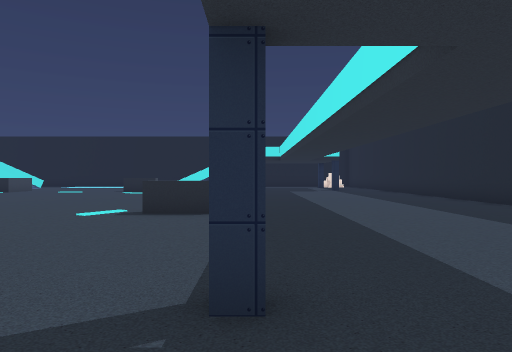
view 1 (above)

22 first-person views from a walk through a 3-D level made in the Godot game engine. The camera is 1.5 m above the floor, looks level and sees 70° across. The floor is counted in squares, 2 m on a side. Each view is taken from the middle of a square. On the plan, view 1 faces up. The plan holds only what a view shows up to about 11 squares ahead; the rest is blank. The place goes on beyond the plan. Some surface patterns are stand-ins.

view 2
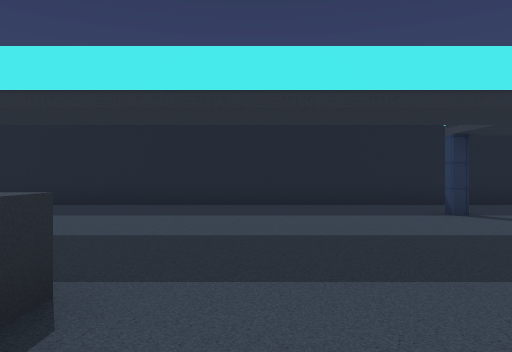

view 3
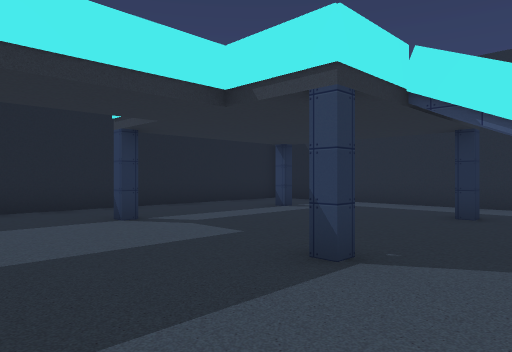

view 4
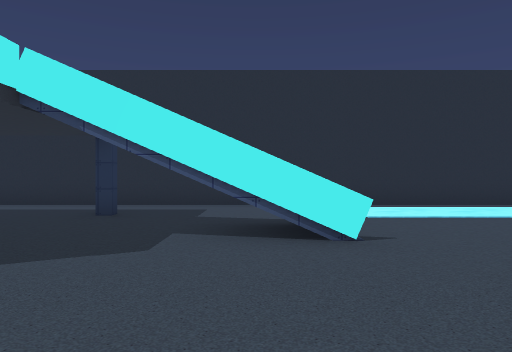

view 5
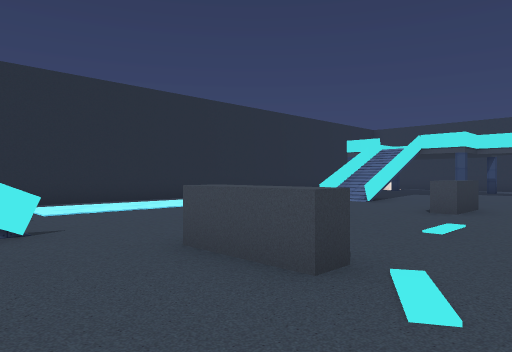

view 6
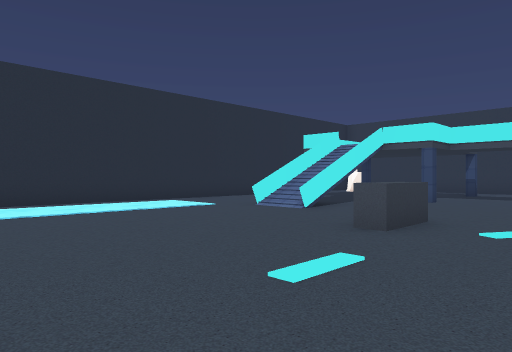

view 7
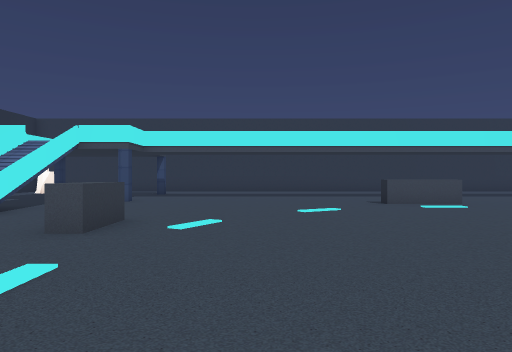

view 8
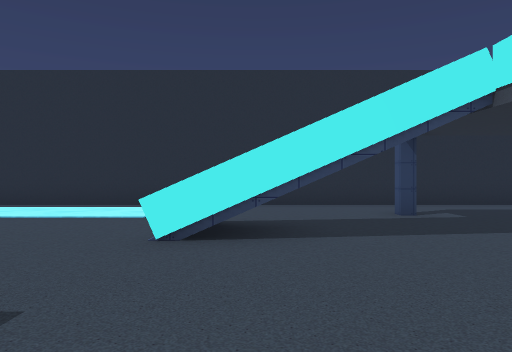

view 9
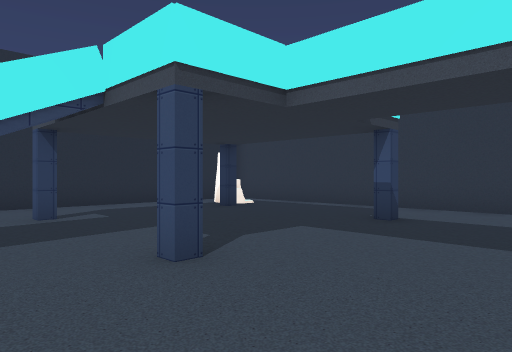

view 10
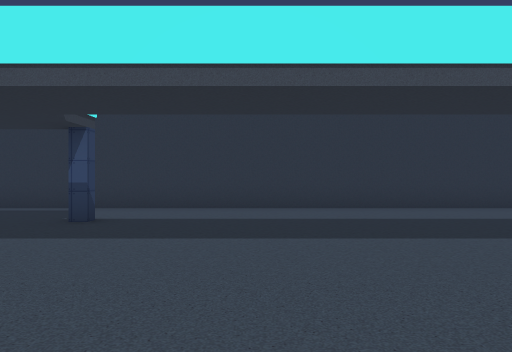

view 11
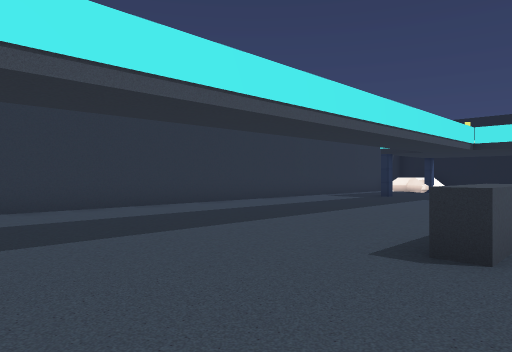

view 12
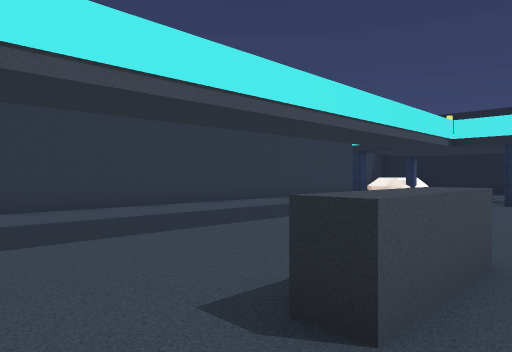

view 13
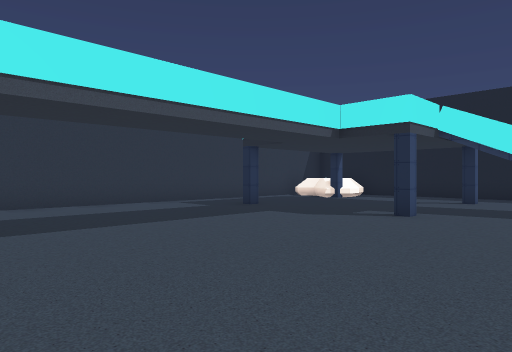

view 14
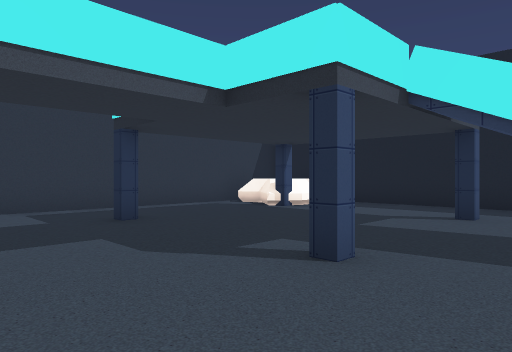

view 15
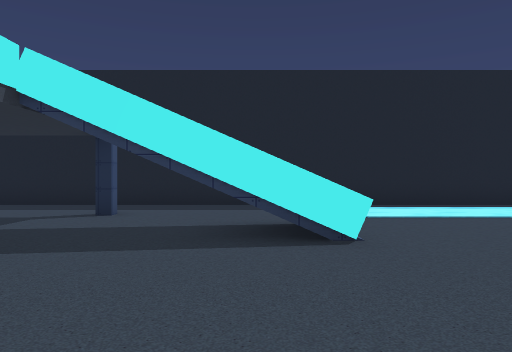

view 16
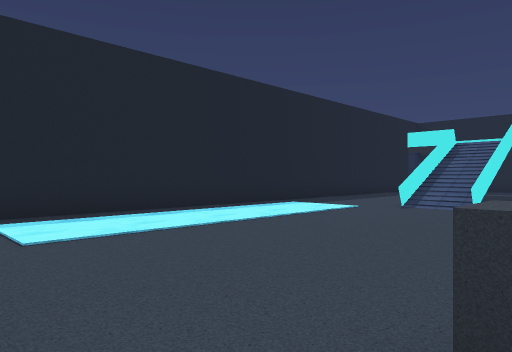

view 17
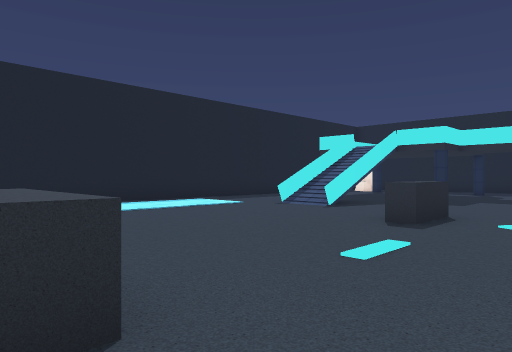

view 18
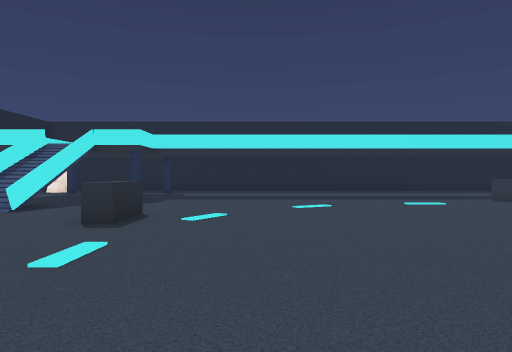

view 19
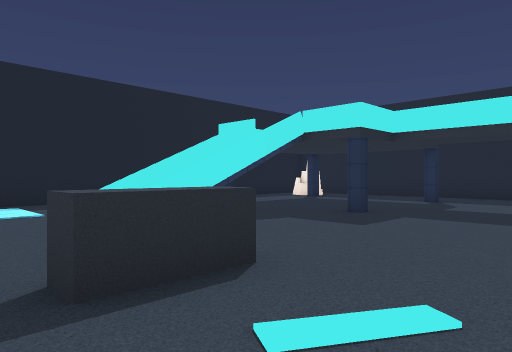

view 20
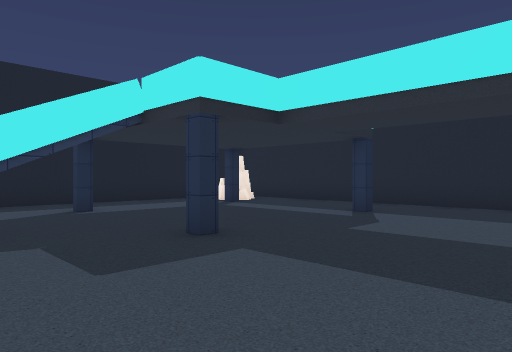

view 21
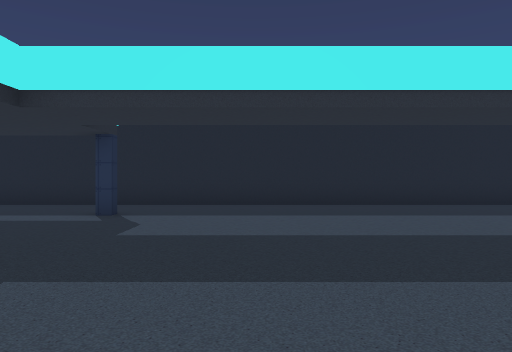

view 22
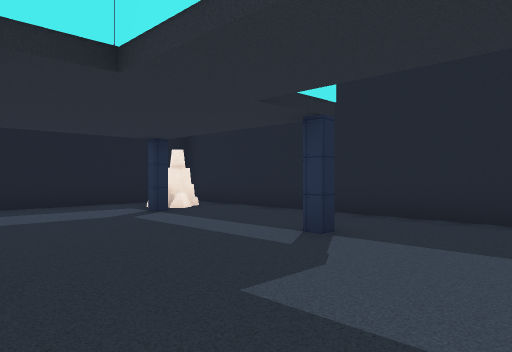

### Floor plan
Key: @ floor where view 1 was taken; # wall or solid block; . floor; / step, stairs or slope; = window, fence, low wall or low ledge; ~ water the walk can cross; B box; R rock.
Columns run from 24 left of view 1 to 7 right of it. Each row starts with its distance up from view 1.
 26    #######  ##################
 25     ....... .........  ....... #
 24  RRR....... .~~~~~~~.. ......R.#
 23 #..#...#... .~~~~~~~....#...#..#
 22 #.........  ........==.........#
 21 #......../ /........///........#
 20 #.........==........==.........#
 19 #..#...#................#...#..#
 18 #...........B..................#
 17 #.........  B.....BB...........#
 16 #..........  ..................#
 15 #.......... . .................#
 14 #..........   .................#
 13 #.........    .......... ......#
 12 #..........     ........  .....#
 11 #.......B...     ....... ......#
 10 #.......B.....   ..............#
  9 #..............   .............#
  8 #................ .............#
  7 #................  ...BB.......#
  6 #................ .............#
  5 #..............................#
  4 #.................B............#
  3 #...........BB....B............#
  2 #..#...#................#...#..#
  1 #.........==........==.........#
  0 #........///......../ /.@......#
 -1 #.........==........  .........#
 -2 #..#...#.....~~~~~~~ ...#...#..#
 -3   R..........~~~~~~~ ..........
 -4     .......  ......  .........
 -5    #######  ########  #######

Where each view was taken, in squares from view 1:
view 1: 0 up, 0 right, facing up
view 2: 6 up, 3 left, facing right
view 3: 5 up, 2 left, facing down-right
view 4: 5 up, 3 left, facing down
view 5: 6 up, 3 left, facing down-left
view 6: 6 up, 6 left, facing down-left
view 7: 6 up, 6 left, facing left
view 8: 5 up, 14 left, facing down
view 9: 5 up, 15 left, facing down-left
view 10: 5 up, 15 left, facing left
view 11: 6 up, 15 left, facing up-left
view 12: 8 up, 15 left, facing up-left
view 13: 12 up, 14 left, facing up-left
view 14: 16 up, 15 left, facing up-left
view 15: 16 up, 14 left, facing up
view 16: 18 up, 13 left, facing up-right
view 17: 15 up, 12 left, facing up-right
view 18: 15 up, 12 left, facing right
view 19: 15 up, 7 left, facing up-right
view 20: 15 up, 3 left, facing up-right
view 21: 16 up, 3 left, facing right
view 22: 16 up, 0 right, facing up-right
